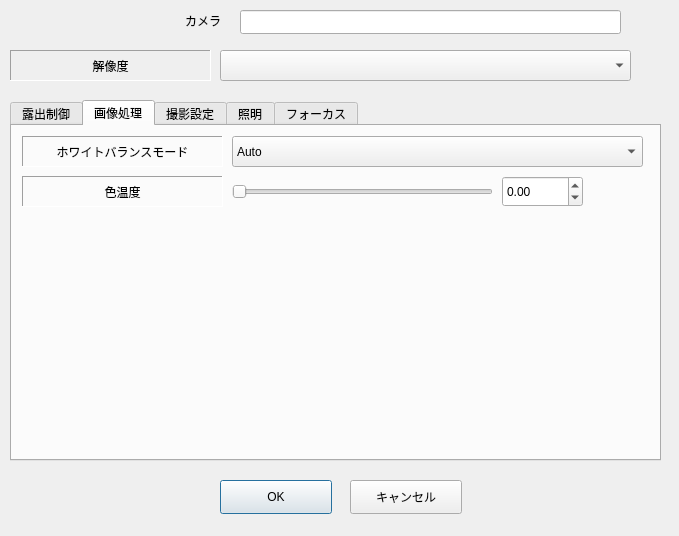
<?xml version="1.0" encoding="UTF-8"?>
<ui version="4.0">
 <class>SettingCameraDialog</class>
 <widget class="QDialog" name="SettingCameraDialog">
  <property name="geometry">
   <rect>
    <x>0</x>
    <y>0</y>
    <width>679</width>
    <height>536</height>
   </rect>
  </property>
  <property name="windowTitle">
   <string>Dialog</string>
  </property>
  <widget class="QLabel" name="label_23">
   <property name="geometry">
    <rect>
     <x>30</x>
     <y>840</y>
     <width>201</width>
     <height>21</height>
    </rect>
   </property>
   <property name="text">
    <string>設定するカメラ番号</string>
   </property>
   <property name="alignment">
    <set>Qt::AlignmentFlag::AlignRight|Qt::AlignmentFlag::AlignTrailing|Qt::AlignmentFlag::AlignVCenter</set>
   </property>
  </widget>
  <widget class="QComboBox" name="comboBoxCurrentCamNo">
   <property name="geometry">
    <rect>
     <x>250</x>
     <y>840</y>
     <width>201</width>
     <height>24</height>
    </rect>
   </property>
  </widget>
  <widget class="QPushButton" name="pushButtonOK">
   <property name="geometry">
    <rect>
     <x>220</x>
     <y>480</y>
     <width>112</width>
     <height>34</height>
    </rect>
   </property>
   <property name="text">
    <string>OK</string>
   </property>
  </widget>
  <widget class="QPushButton" name="pushButtonCancel">
   <property name="geometry">
    <rect>
     <x>350</x>
     <y>480</y>
     <width>112</width>
     <height>34</height>
    </rect>
   </property>
   <property name="text">
    <string>キャンセル</string>
   </property>
  </widget>
  <widget class="QLineEdit" name="lineEditCamDevice">
   <property name="geometry">
    <rect>
     <x>240</x>
     <y>10</y>
     <width>381</width>
     <height>24</height>
    </rect>
   </property>
  </widget>
  <widget class="QLabel" name="label_39">
   <property name="geometry">
    <rect>
     <x>30</x>
     <y>10</y>
     <width>191</width>
     <height>21</height>
    </rect>
   </property>
   <property name="text">
    <string>カメラ</string>
   </property>
   <property name="alignment">
    <set>Qt::AlignmentFlag::AlignRight|Qt::AlignmentFlag::AlignTrailing|Qt::AlignmentFlag::AlignVCenter</set>
   </property>
  </widget>
  <widget class="QCheckBox" name="checkBoxBrightness">
   <property name="geometry">
    <rect>
     <x>520</x>
     <y>920</y>
     <width>31</width>
     <height>22</height>
    </rect>
   </property>
   <property name="text">
    <string/>
   </property>
  </widget>
  <widget class="QCheckBox" name="checkBoxGamma">
   <property name="geometry">
    <rect>
     <x>520</x>
     <y>1100</y>
     <width>31</width>
     <height>22</height>
    </rect>
   </property>
   <property name="text">
    <string/>
   </property>
  </widget>
  <widget class="QCheckBox" name="checkBoxVivid">
   <property name="geometry">
    <rect>
     <x>520</x>
     <y>1020</y>
     <width>31</width>
     <height>22</height>
    </rect>
   </property>
   <property name="text">
    <string/>
   </property>
  </widget>
  <widget class="QCheckBox" name="checkBoxVividation">
   <property name="geometry">
    <rect>
     <x>520</x>
     <y>1060</y>
     <width>31</width>
     <height>22</height>
    </rect>
   </property>
   <property name="text">
    <string/>
   </property>
  </widget>
  <widget class="QCheckBox" name="checkBoxColor">
   <property name="geometry">
    <rect>
     <x>520</x>
     <y>980</y>
     <width>31</width>
     <height>22</height>
    </rect>
   </property>
   <property name="text">
    <string/>
   </property>
  </widget>
  <widget class="QCheckBox" name="checkBoxGain">
   <property name="geometry">
    <rect>
     <x>580</x>
     <y>970</y>
     <width>31</width>
     <height>22</height>
    </rect>
   </property>
   <property name="text">
    <string/>
   </property>
  </widget>
  <widget class="QCheckBox" name="checkBoxReflection">
   <property name="geometry">
    <rect>
     <x>580</x>
     <y>930</y>
     <width>31</width>
     <height>22</height>
    </rect>
   </property>
   <property name="text">
    <string/>
   </property>
  </widget>
  <widget class="QCheckBox" name="checkBoxContrast">
   <property name="geometry">
    <rect>
     <x>520</x>
     <y>950</y>
     <width>31</width>
     <height>22</height>
    </rect>
   </property>
   <property name="text">
    <string/>
   </property>
  </widget>
  <widget class="QLabel" name="label_2">
   <property name="geometry">
    <rect>
     <x>10</x>
     <y>50</y>
     <width>201</width>
     <height>31</height>
    </rect>
   </property>
   <property name="frameShape">
    <enum>QFrame::Shape::Panel</enum>
   </property>
   <property name="frameShadow">
    <enum>QFrame::Shadow::Sunken</enum>
   </property>
   <property name="text">
    <string>解像度</string>
   </property>
   <property name="alignment">
    <set>Qt::AlignmentFlag::AlignCenter</set>
   </property>
  </widget>
  <widget class="QComboBox" name="comboBoxResolution">
   <property name="geometry">
    <rect>
     <x>220</x>
     <y>50</y>
     <width>411</width>
     <height>31</height>
    </rect>
   </property>
  </widget>
  <widget class="QTabWidget" name="tabWidget">
   <property name="geometry">
    <rect>
     <x>10</x>
     <y>100</y>
     <width>651</width>
     <height>361</height>
    </rect>
   </property>
   <property name="currentIndex">
    <number>1</number>
   </property>
   <widget class="QWidget" name="tab">
    <attribute name="title">
     <string>露出制御</string>
    </attribute>
    <widget class="QSpinBox" name="spinBoxIsoSensitivity">
     <property name="geometry">
      <rect>
       <x>500</x>
       <y>90</y>
       <width>111</width>
       <height>31</height>
      </rect>
     </property>
     <property name="maximum">
      <number>10000</number>
     </property>
    </widget>
    <widget class="QSlider" name="horizontalSliderIsoSensitivity">
     <property name="geometry">
      <rect>
       <x>230</x>
       <y>90</y>
       <width>261</width>
       <height>31</height>
      </rect>
     </property>
     <property name="maximum">
      <number>1000000</number>
     </property>
     <property name="orientation">
      <enum>Qt::Orientation::Horizontal</enum>
     </property>
    </widget>
    <widget class="QLabel" name="label_8">
     <property name="geometry">
      <rect>
       <x>10</x>
       <y>90</y>
       <width>201</width>
       <height>31</height>
      </rect>
     </property>
     <property name="frameShape">
      <enum>QFrame::Shape::Panel</enum>
     </property>
     <property name="frameShadow">
      <enum>QFrame::Shadow::Sunken</enum>
     </property>
     <property name="text">
      <string>ISO感度</string>
     </property>
     <property name="alignment">
      <set>Qt::AlignmentFlag::AlignCenter</set>
     </property>
    </widget>
    <widget class="QComboBox" name="comboBoxExposureMode">
     <property name="geometry">
      <rect>
       <x>220</x>
       <y>10</y>
       <width>411</width>
       <height>31</height>
      </rect>
     </property>
     <item>
      <property name="text">
       <string>Auto</string>
      </property>
     </item>
     <item>
      <property name="text">
       <string>Manual</string>
      </property>
     </item>
     <item>
      <property name="text">
       <string>Portrait</string>
      </property>
     </item>
     <item>
      <property name="text">
       <string>Night</string>
      </property>
     </item>
     <item>
      <property name="text">
       <string>Backlight</string>
      </property>
     </item>
     <item>
      <property name="text">
       <string>Spotlight</string>
      </property>
     </item>
     <item>
      <property name="text">
       <string>Sports</string>
      </property>
     </item>
     <item>
      <property name="text">
       <string>Snow</string>
      </property>
     </item>
     <item>
      <property name="text">
       <string>Beach</string>
      </property>
     </item>
     <item>
      <property name="text">
       <string>LargeAperture</string>
      </property>
     </item>
     <item>
      <property name="text">
       <string>SmallAperture</string>
      </property>
     </item>
     <item>
      <property name="text">
       <string>Action</string>
      </property>
     </item>
     <item>
      <property name="text">
       <string>Landscape</string>
      </property>
     </item>
     <item>
      <property name="text">
       <string>NightPortrait</string>
      </property>
     </item>
     <item>
      <property name="text">
       <string>Theatre</string>
      </property>
     </item>
     <item>
      <property name="text">
       <string>Sunset</string>
      </property>
     </item>
     <item>
      <property name="text">
       <string>SteadyPhoto</string>
      </property>
     </item>
     <item>
      <property name="text">
       <string>Fireworks</string>
      </property>
     </item>
     <item>
      <property name="text">
       <string>Party</string>
      </property>
     </item>
     <item>
      <property name="text">
       <string>Candlelight</string>
      </property>
     </item>
     <item>
      <property name="text">
       <string>Barcode</string>
      </property>
     </item>
     <item>
      <property name="text">
       <string>ModeVendor</string>
      </property>
     </item>
    </widget>
    <widget class="QLabel" name="label_5">
     <property name="geometry">
      <rect>
       <x>10</x>
       <y>10</y>
       <width>201</width>
       <height>31</height>
      </rect>
     </property>
     <property name="frameShape">
      <enum>QFrame::Shape::Panel</enum>
     </property>
     <property name="frameShadow">
      <enum>QFrame::Shadow::Sunken</enum>
     </property>
     <property name="text">
      <string>露出モード</string>
     </property>
     <property name="alignment">
      <set>Qt::AlignmentFlag::AlignCenter</set>
     </property>
    </widget>
    <widget class="QComboBox" name="comboBoxFlashMode">
     <property name="geometry">
      <rect>
       <x>220</x>
       <y>170</y>
       <width>411</width>
       <height>31</height>
      </rect>
     </property>
     <item>
      <property name="text">
       <string>Auto</string>
      </property>
     </item>
     <item>
      <property name="text">
       <string>Off</string>
      </property>
     </item>
     <item>
      <property name="text">
       <string>On</string>
      </property>
     </item>
    </widget>
    <widget class="QLabel" name="label_6">
     <property name="geometry">
      <rect>
       <x>10</x>
       <y>170</y>
       <width>201</width>
       <height>31</height>
      </rect>
     </property>
     <property name="frameShape">
      <enum>QFrame::Shape::Panel</enum>
     </property>
     <property name="frameShadow">
      <enum>QFrame::Shadow::Sunken</enum>
     </property>
     <property name="text">
      <string>フラッシュモード</string>
     </property>
     <property name="alignment">
      <set>Qt::AlignmentFlag::AlignCenter</set>
     </property>
    </widget>
    <widget class="QWidget" name="widgetExposureCompensation" native="true">
     <property name="geometry">
      <rect>
       <x>10</x>
       <y>50</y>
       <width>631</width>
       <height>31</height>
      </rect>
     </property>
     <widget class="QDoubleSpinBox" name="doubleSpinBoxExposureCompensation">
      <property name="geometry">
       <rect>
        <x>490</x>
        <y>0</y>
        <width>111</width>
        <height>31</height>
       </rect>
      </property>
      <property name="minimum">
       <double>-2.000000000000000</double>
      </property>
      <property name="maximum">
       <double>2.000000000000000</double>
      </property>
     </widget>
     <widget class="QLabel" name="label_7">
      <property name="geometry">
       <rect>
        <x>0</x>
        <y>0</y>
        <width>201</width>
        <height>31</height>
       </rect>
      </property>
      <property name="frameShape">
       <enum>QFrame::Shape::Panel</enum>
      </property>
      <property name="frameShadow">
       <enum>QFrame::Shadow::Sunken</enum>
      </property>
      <property name="text">
       <string>露出補正</string>
      </property>
      <property name="alignment">
       <set>Qt::AlignmentFlag::AlignCenter</set>
      </property>
     </widget>
     <widget class="QSlider" name="horizontalSliderExposureCompensation">
      <property name="geometry">
       <rect>
        <x>220</x>
        <y>0</y>
        <width>261</width>
        <height>31</height>
       </rect>
      </property>
      <property name="orientation">
       <enum>Qt::Orientation::Horizontal</enum>
      </property>
     </widget>
    </widget>
   </widget>
   <widget class="QWidget" name="tab_2">
    <attribute name="title">
     <string>画像処理</string>
    </attribute>
    <widget class="QComboBox" name="comboBoxWhiteBalanceMode">
     <property name="geometry">
      <rect>
       <x>220</x>
       <y>10</y>
       <width>411</width>
       <height>31</height>
      </rect>
     </property>
     <item>
      <property name="text">
       <string>Auto</string>
      </property>
     </item>
     <item>
      <property name="text">
       <string>Manual</string>
      </property>
     </item>
     <item>
      <property name="text">
       <string>Sunlight</string>
      </property>
     </item>
     <item>
      <property name="text">
       <string>Cloudy</string>
      </property>
     </item>
     <item>
      <property name="text">
       <string>Shade</string>
      </property>
     </item>
     <item>
      <property name="text">
       <string>Tungsten</string>
      </property>
     </item>
     <item>
      <property name="text">
       <string>Fluorescent</string>
      </property>
     </item>
     <item>
      <property name="text">
       <string>Flash</string>
      </property>
     </item>
     <item>
      <property name="text">
       <string>Sunset</string>
      </property>
     </item>
    </widget>
    <widget class="QLabel" name="label_15">
     <property name="geometry">
      <rect>
       <x>10</x>
       <y>10</y>
       <width>201</width>
       <height>31</height>
      </rect>
     </property>
     <property name="frameShape">
      <enum>QFrame::Shape::Panel</enum>
     </property>
     <property name="frameShadow">
      <enum>QFrame::Shadow::Sunken</enum>
     </property>
     <property name="text">
      <string>ホワイトバランスモード</string>
     </property>
     <property name="alignment">
      <set>Qt::AlignmentFlag::AlignCenter</set>
     </property>
    </widget>
    <widget class="QWidget" name="widgetManualWhiteBalance" native="true">
     <property name="geometry">
      <rect>
       <x>10</x>
       <y>50</y>
       <width>631</width>
       <height>31</height>
      </rect>
     </property>
     <widget class="QDoubleSpinBox" name="doubleSpinBoxManualWhiteBalance">
      <property name="geometry">
       <rect>
        <x>480</x>
        <y>0</y>
        <width>81</width>
        <height>31</height>
       </rect>
      </property>
      <property name="minimum">
       <double>-2.000000000000000</double>
      </property>
      <property name="maximum">
       <double>2.000000000000000</double>
      </property>
     </widget>
     <widget class="QSlider" name="horizontalSliderManualWhiteBalance">
      <property name="geometry">
       <rect>
        <x>210</x>
        <y>0</y>
        <width>261</width>
        <height>31</height>
       </rect>
      </property>
      <property name="orientation">
       <enum>Qt::Orientation::Horizontal</enum>
      </property>
     </widget>
     <widget class="QLabel" name="label_16">
      <property name="geometry">
       <rect>
        <x>0</x>
        <y>0</y>
        <width>201</width>
        <height>31</height>
       </rect>
      </property>
      <property name="frameShape">
       <enum>QFrame::Shape::Panel</enum>
      </property>
      <property name="frameShadow">
       <enum>QFrame::Shadow::Sunken</enum>
      </property>
      <property name="text">
       <string>色温度</string>
      </property>
      <property name="alignment">
       <set>Qt::AlignmentFlag::AlignCenter</set>
      </property>
     </widget>
    </widget>
   </widget>
   <widget class="QWidget" name="tab_4">
    <attribute name="title">
     <string>撮影設定</string>
    </attribute>
    <widget class="QLabel" name="label_28">
     <property name="geometry">
      <rect>
       <x>10</x>
       <y>10</y>
       <width>201</width>
       <height>31</height>
      </rect>
     </property>
     <property name="frameShape">
      <enum>QFrame::Shape::Panel</enum>
     </property>
     <property name="frameShadow">
      <enum>QFrame::Shadow::Sunken</enum>
     </property>
     <property name="text">
      <string>撮影品質</string>
     </property>
     <property name="alignment">
      <set>Qt::AlignmentFlag::AlignCenter</set>
     </property>
    </widget>
    <widget class="QComboBox" name="comboBoxColorFilter_2">
     <property name="geometry">
      <rect>
       <x>220</x>
       <y>10</y>
       <width>201</width>
       <height>31</height>
      </rect>
     </property>
     <item>
      <property name="text">
       <string>VeryLow</string>
      </property>
     </item>
     <item>
      <property name="text">
       <string>Low</string>
      </property>
     </item>
     <item>
      <property name="text">
       <string>Normal</string>
      </property>
     </item>
     <item>
      <property name="text">
       <string>High</string>
      </property>
     </item>
     <item>
      <property name="text">
       <string>VeryHigh</string>
      </property>
     </item>
    </widget>
   </widget>
   <widget class="QWidget" name="tab_5">
    <attribute name="title">
     <string>照明</string>
    </attribute>
    <widget class="QComboBox" name="comboBoxTorchMode">
     <property name="geometry">
      <rect>
       <x>220</x>
       <y>10</y>
       <width>201</width>
       <height>31</height>
      </rect>
     </property>
     <item>
      <property name="text">
       <string>Off</string>
      </property>
     </item>
     <item>
      <property name="text">
       <string>On</string>
      </property>
     </item>
     <item>
      <property name="text">
       <string>Auto</string>
      </property>
     </item>
    </widget>
    <widget class="QLabel" name="label_29">
     <property name="geometry">
      <rect>
       <x>10</x>
       <y>10</y>
       <width>201</width>
       <height>31</height>
      </rect>
     </property>
     <property name="frameShape">
      <enum>QFrame::Shape::Panel</enum>
     </property>
     <property name="frameShadow">
      <enum>QFrame::Shadow::Sunken</enum>
     </property>
     <property name="text">
      <string>照明</string>
     </property>
     <property name="alignment">
      <set>Qt::AlignmentFlag::AlignCenter</set>
     </property>
    </widget>
   </widget>
   <widget class="QWidget" name="tab_3">
    <attribute name="title">
     <string>フォーカス</string>
    </attribute>
    <widget class="QDoubleSpinBox" name="doubleSpinBoxCustomFocusPointY">
     <property name="geometry">
      <rect>
       <x>410</x>
       <y>110</y>
       <width>81</width>
       <height>31</height>
      </rect>
     </property>
     <property name="minimum">
      <double>-2.000000000000000</double>
     </property>
     <property name="maximum">
      <double>2.000000000000000</double>
     </property>
    </widget>
    <widget class="QCheckBox" name="checkBoxMacroFocus">
     <property name="geometry">
      <rect>
       <x>490</x>
       <y>40</y>
       <width>121</width>
       <height>31</height>
      </rect>
     </property>
     <property name="text">
      <string>MacroFocus</string>
     </property>
    </widget>
    <widget class="QDoubleSpinBox" name="doubleSpinBoxCustomFocusPointX">
     <property name="geometry">
      <rect>
       <x>260</x>
       <y>110</y>
       <width>81</width>
       <height>31</height>
      </rect>
     </property>
     <property name="minimum">
      <double>-2.000000000000000</double>
     </property>
     <property name="maximum">
      <double>2.000000000000000</double>
     </property>
    </widget>
    <widget class="QLabel" name="label_24">
     <property name="geometry">
      <rect>
       <x>386</x>
       <y>110</y>
       <width>21</width>
       <height>31</height>
      </rect>
     </property>
     <property name="text">
      <string>Y</string>
     </property>
    </widget>
    <widget class="QLabel" name="label_12">
     <property name="geometry">
      <rect>
       <x>10</x>
       <y>10</y>
       <width>201</width>
       <height>31</height>
      </rect>
     </property>
     <property name="frameShape">
      <enum>QFrame::Shape::Panel</enum>
     </property>
     <property name="frameShadow">
      <enum>QFrame::Shadow::Sunken</enum>
     </property>
     <property name="text">
      <string>フォーカスモード</string>
     </property>
     <property name="alignment">
      <set>Qt::AlignmentFlag::AlignCenter</set>
     </property>
    </widget>
    <widget class="QLabel" name="label_26">
     <property name="geometry">
      <rect>
       <x>10</x>
       <y>70</y>
       <width>201</width>
       <height>31</height>
      </rect>
     </property>
     <property name="frameShape">
      <enum>QFrame::Shape::Panel</enum>
     </property>
     <property name="frameShadow">
      <enum>QFrame::Shadow::Sunken</enum>
     </property>
     <property name="text">
      <string>フォーカス距離</string>
     </property>
     <property name="alignment">
      <set>Qt::AlignmentFlag::AlignCenter</set>
     </property>
    </widget>
    <widget class="QCheckBox" name="checkBoxAutoFocus">
     <property name="geometry">
      <rect>
       <x>220</x>
       <y>40</y>
       <width>121</width>
       <height>31</height>
      </rect>
     </property>
     <property name="text">
      <string>AutoFocus</string>
     </property>
    </widget>
    <widget class="QCheckBox" name="checkBoxManualFocus">
     <property name="geometry">
      <rect>
       <x>220</x>
       <y>10</y>
       <width>111</width>
       <height>31</height>
      </rect>
     </property>
     <property name="text">
      <string>ManualFocus</string>
     </property>
    </widget>
    <widget class="QSlider" name="horizontalSliderFocusDistance">
     <property name="geometry">
      <rect>
       <x>220</x>
       <y>70</y>
       <width>261</width>
       <height>31</height>
      </rect>
     </property>
     <property name="maximum">
      <number>1000000</number>
     </property>
     <property name="orientation">
      <enum>Qt::Orientation::Horizontal</enum>
     </property>
    </widget>
    <widget class="QLabel" name="label_22">
     <property name="geometry">
      <rect>
       <x>240</x>
       <y>110</y>
       <width>21</width>
       <height>31</height>
      </rect>
     </property>
     <property name="text">
      <string>X</string>
     </property>
    </widget>
    <widget class="QDoubleSpinBox" name="doubleSpinBoxFocusDistance">
     <property name="geometry">
      <rect>
       <x>490</x>
       <y>70</y>
       <width>91</width>
       <height>31</height>
      </rect>
     </property>
     <property name="decimals">
      <number>3</number>
     </property>
     <property name="minimum">
      <double>0.000000000000000</double>
     </property>
     <property name="maximum">
      <double>1.000000000000000</double>
     </property>
     <property name="singleStep">
      <double>0.100000000000000</double>
     </property>
    </widget>
    <widget class="QCheckBox" name="checkBoxHyperfocalFocus">
     <property name="geometry">
      <rect>
       <x>350</x>
       <y>10</y>
       <width>121</width>
       <height>31</height>
      </rect>
     </property>
     <property name="text">
      <string>HyperfocalFocus</string>
     </property>
    </widget>
    <widget class="QCheckBox" name="checkBoxContinuousFocus">
     <property name="geometry">
      <rect>
       <x>350</x>
       <y>40</y>
       <width>121</width>
       <height>31</height>
      </rect>
     </property>
     <property name="text">
      <string>ContinuousFocus</string>
     </property>
    </widget>
    <widget class="QCheckBox" name="checkBoxInfinityFocus">
     <property name="geometry">
      <rect>
       <x>490</x>
       <y>10</y>
       <width>121</width>
       <height>31</height>
      </rect>
     </property>
     <property name="text">
      <string>InfinityFocus</string>
     </property>
    </widget>
    <widget class="QLabel" name="label_14">
     <property name="geometry">
      <rect>
       <x>10</x>
       <y>110</y>
       <width>201</width>
       <height>31</height>
      </rect>
     </property>
     <property name="frameShape">
      <enum>QFrame::Shape::Panel</enum>
     </property>
     <property name="frameShadow">
      <enum>QFrame::Shadow::Sunken</enum>
     </property>
     <property name="text">
      <string>カスタムフォーカス位置</string>
     </property>
     <property name="alignment">
      <set>Qt::AlignmentFlag::AlignCenter</set>
     </property>
    </widget>
   </widget>
  </widget>
 </widget>
 <resources/>
 <connections/>
</ui>
